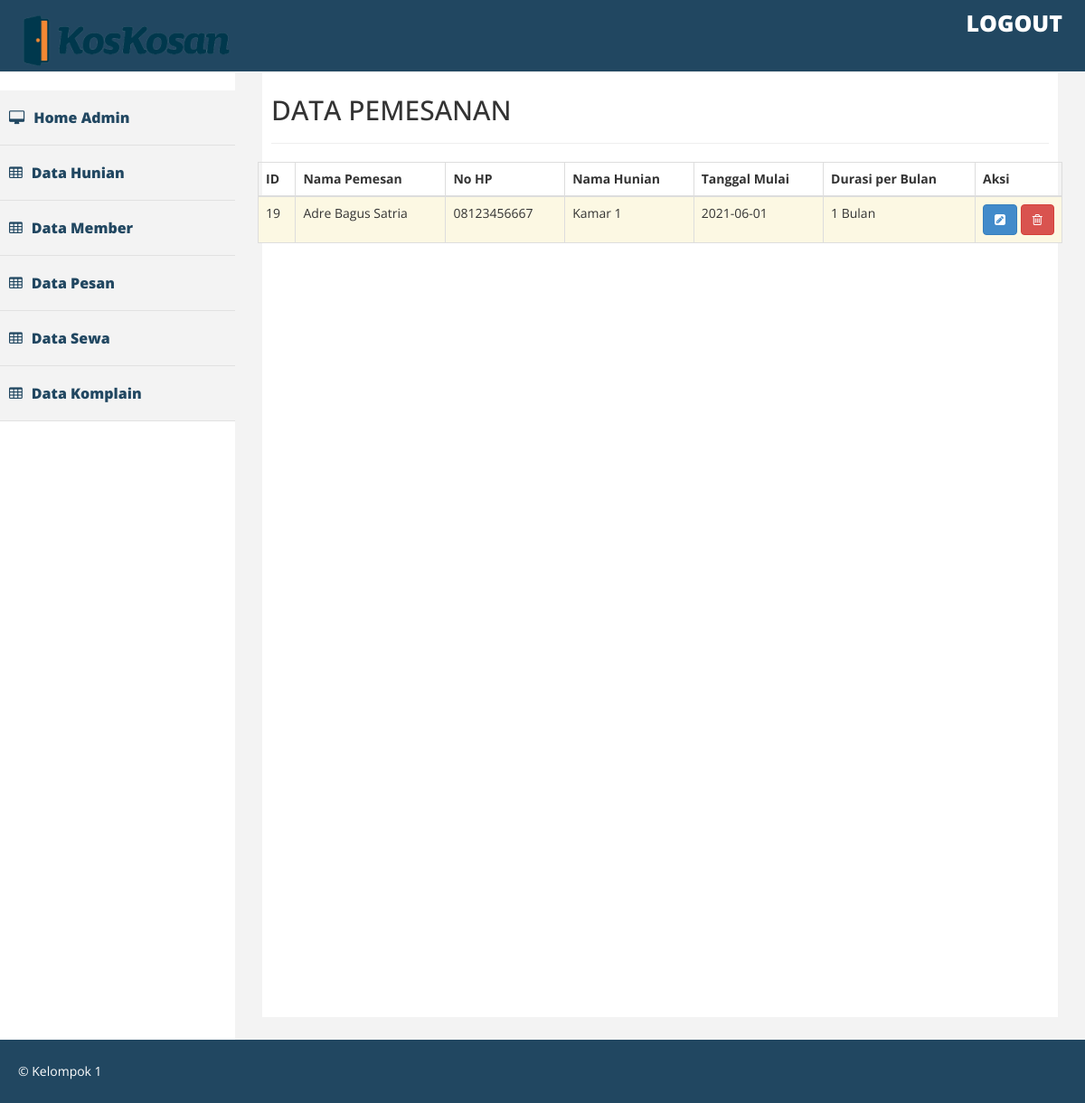
Page /index.php/pesan on the committed database.
### tables this page shows
CREATE TABLE `pesan` (
  `id_pesan` int(15) NOT NULL,
  `id_hunian` int(15) NOT NULL,
  `id_member` int(15) NOT NULL,
  `tanggal_mulai` varchar(100) NOT NULL,
  `durasi` varchar(100) NOT NULL
);

CREATE TABLE `member` (
  `id_member` int(15) NOT NULL,
  `nama_member` varchar(200) NOT NULL,
  `pass_member` varchar(200) NOT NULL,
  `email_member` varchar(200) NOT NULL,
  `status` varchar(200) NOT NULL,
  `nohp` varchar(200) NOT NULL,
  `alamat_member` varchar(200) NOT NULL
);

CREATE TABLE `hunian` (
  `id_hunian` int(15) NOT NULL,
  `nama_hunian` varchar(100) NOT NULL,
  `jenis_hunian` varchar(100) NOT NULL,
  `deskripsi_hunian` text NOT NULL,
  `status_hunian` varchar(100) NOT NULL,
  `harga_hunian` int(15) NOT NULL,
  `gambar` varchar(300) NOT NULL
);

### application/controllers/Pesan.php (called while the page is built, shortened)
<?php
class Pesan extends CI_Controller
{
	function __construct()
	{
		$this->load->model('Pesan_model');
		$this->load->model('Member_model');
		$this->load->model('Hunian_model');
	}
	function index()
	{
		$data['pesan'] = $this->Pesan_model->ambil_data();
		$this->load->view('Admin/Pesan_list',$data);
	}
}
 ?>

### index.php (called while the page is built, shortened)
<?php
require_once BASEPATH.'core/CodeIgniter.php';

### application/models/Pesan_model.php (called while the page is built, shortened)
<?php
class Pesan_model extends CI_Model
{
	function ambil_data()
	{
		$this->db->select('pesan.id_pesan, member.nama_member, member.nohp, hunian.nama_hunian, pesan.tanggal_mulai, pesan.durasi');
        $this->db->from('pesan');
        $this->db->join('member', 'pesan.id_member = member.id_member');
        $this->db->join('hunian', 'pesan.id_hunian = hunian.id_hunian');
		$query = $this->db->get();
		return $query->result();
	}
}
 ?>

### application/views/Admin/Pesan_list.php (the view, shortened to what this page needs)
<div id="page-wrapper" >
	<div id="page-inner">
		<div class="row">
			<div class="col-lg-12">
				<h2>DATA PEMESANAN</h2>
				<hr>
			</div><?=$this->session->flashdata('Pesan')?>
		</div>
		<div class="row">
			<table id="example" class="table table-striped table-bordered">
				<thead>
					<tr>
						<th>ID</th>
						<th>Nama Pemesan</th>
						<th>No HP</th>
						<th>Nama Hunian</th>
						<th>Tanggal Mulai</th>
						<th>Durasi per Bulan</th>
						<th style="width: 96px">Aksi</th>
					</tr>
				</thead>
				<tbody>
					<?php foreach ($pesan as $key => $value) { ?>
					<tr class="warning">
						<td><?php echo $value->id_pesan; ?></td>
						<td><?php echo $value->nama_member; ?> </td>
						<td><?php echo $value->nohp; ?></td>
						<td><?php echo $value->nama_hunian; ?></td>
						<td><?php echo $value->tanggal_mulai; ?></td>
						<td><?php echo $value->durasi; ?></td>
						<td>
							<a href="<?php echo site_url('Pesan/update/'.$value->id_pesan); ?>"
								class="btn btn-primary">
								<i class="fa fa-pencil-square"></i>
							</a>
							<a href="<?php echo site_url('Pesan/delete/'.$value->id_pesan); ?>"
								class="btn btn-danger">
								<i class="fa fa-trash-o"></i>
							</a>
						</td>
					</tr>
					<?php } ?>
				</tbody>
			</table>
		</div>
	</div>
</div>

### assets/admin/css/custom.css (style rules this page uses)
body { font-family: 'Open Sans', sans-serif; line-height:30px; }
#page-wrapper { padding: 15px 15px; min-height: 600px; background:#F3F3F3; }
#page-inner { width:100%; margin:10px 20px 10px 0px; background-color:#fff!important; padding:10px; min-height:1050px; }
@media (min-width:768px) { #page-wrapper { margin: 0 0 0 260px; padding: 15px 30px; min-height: 1050px; } }

### rows in the picture
pesan: id_pesan "19", id_member.nama_member "Adre Bagus Satria", id_member.nohp "08123456667", id_hunian.nama_hunian "Kamar 1", tanggal_mulai "2021-06-01", durasi "1 Bulan"
